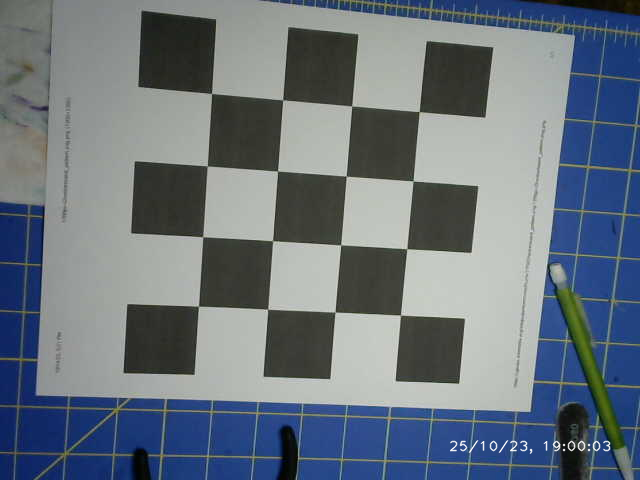
#> input picture lab10/calibration_data/IMG_6051.png, 640 x 480 px; its folder holds 4 pictures in this run
$ python calibrate_camera.py
#> lines starting #> are read from the running program, lines starting #| are printed output that depends on the picture
import numpy as np
import cv2 as cv
import glob

#settings for custom photos
pattern_x = 4
pattern_y = 4

#set termination criteria
criteria = (cv.TERM_CRITERIA_EPS + cv.TERM_CRITERIA_MAX_ITER, 30, 0.001)

#prepare 10x7 grid points
objp = np.zeros((pattern_y*pattern_x,3), np.float32)
objp[:,:2] = np.mgrid[0:pattern_x,0:pattern_y].T.reshape(-1,2)

#arrays to store points from all images
objpoints = []
imgpoints = []

#find image names
images = glob.glob('calibration_data/*.png')

for iname in images:
    img = cv.imread(iname)
#> img is the input picture: shape (480, 640, 3); mean B, G, R 125.8, 115.7, 105.3
    gray_img = cv.cvtColor(img, cv.COLOR_BGR2GRAY)
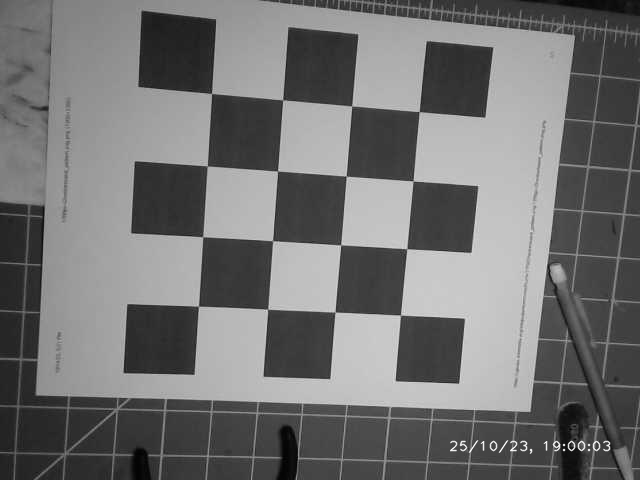
#> gray_img: shape (480, 640); min 1, max 255, mean 113.8

    #find corners
    ret, corners = cv.findChessboardCorners(gray_img,(pattern_x,pattern_y), None)
#> ret = True; corners = 16 rows, first 8: [211.5, 93.44], [282.9, 100.1], [351.7, 105.9], [419.2, 111.5], [207.3, 166.3], [277.6, 171], [346.1, 176.2], [413, 180.9]

    #add points to object points
    if ret == True:
        objpoints.append(objp)

        corners2 = cv.cornerSubPix(gray_img, corners,(11,11), (-1,-1), criteria)
#> corners2 = 16 rows, first 8: [211.6, 93.48], [282.7, 99.89], [351.7, 105.9], [419.2, 111.6], [207.2, 165.9], [277.5, 171.1], [346.2, 176.2], [413.1, 181]
        imgpoints.append(corners2)
#> pass 2 of the loop `for iname in images:`:
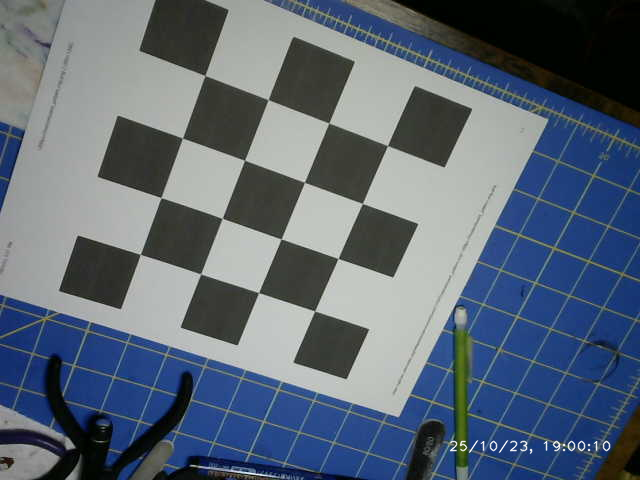
#> input picture lab10/calibration_data/IMG_6052.png, 640 x 480 px
#> img is the input picture: shape (480, 640, 3); mean B, G, R 117.6, 103.5, 91.5
#> `gray_img = cv.cvtColor(img, cv.COLOR_BGR2GRAY)`:
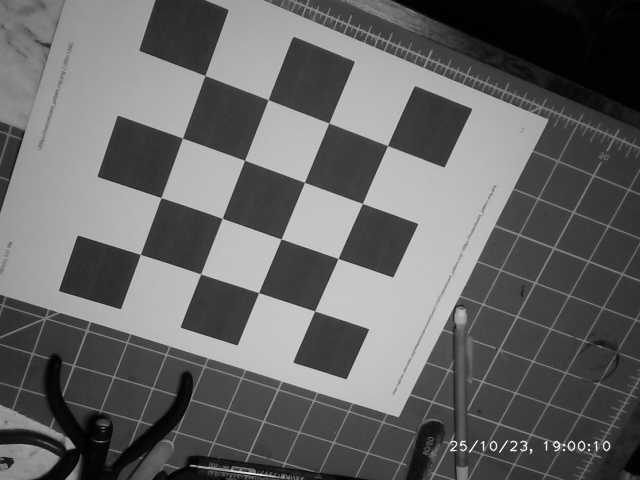
#> gray_img: shape (480, 640); min 0, max 255, mean 101.6
#> corners = 16 rows, first 8: [204.9, 75.5], [268.3, 99.67], [328.7, 122.9], [387.5, 145.7], [182.3, 138.1], [244.6, 160.4], [304.4, 181.9], [362.4, 203.5]
#> corners2 = 16 rows, first 8: [204.8, 75.5], [268.2, 99.6], [328.7, 123], [387.5, 145.6], [182.4, 138.2], [244.5, 160.3], [304.5, 182.3], [362.4, 203.4]
#> pass 3 of the loop `for iname in images:`:
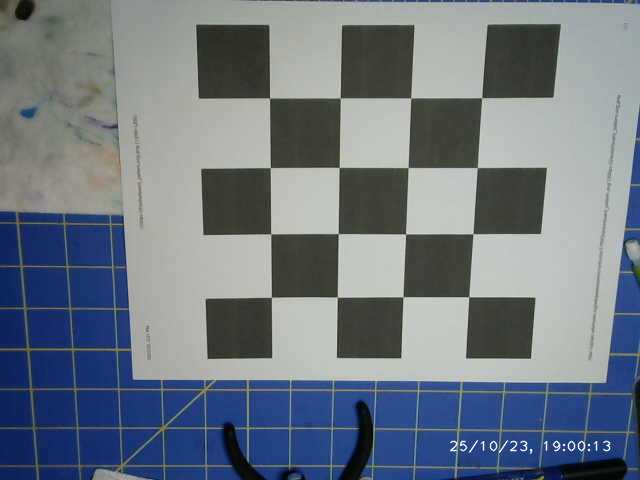
#> input picture lab10/calibration_data/IMG_6053.png, 640 x 480 px
#> img is the input picture: shape (480, 640, 3); mean B, G, R 130.4, 119.6, 110.6
#> `gray_img = cv.cvtColor(img, cv.COLOR_BGR2GRAY)`:
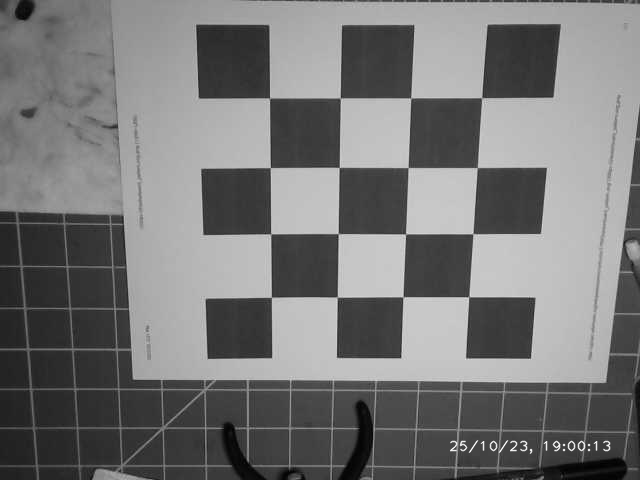
#> gray_img: shape (480, 640); min 1, max 255, mean 118.2
#> corners = 16 rows, first 8: [269.6, 98.28], [340.2, 98.05], [410.8, 97.98], [481.6, 97.8], [270.4, 167.6], [339.2, 167.5], [408.2, 167.5], [477.4, 167.6]
#> corners2 = 16 rows, first 8: [269.5, 97.99], [340.2, 97.96], [410.7, 97.91], [481.7, 97.68], [270.3, 167.7], [339.2, 167.4], [408, 167.6], [477.3, 167.6]
#> the loop made 4 passes; the first 3 are shown

        #draw and display corners
        #cv.drawChessboardCorners(img,(pattern_x,pattern_y), corners2,ret)
        #cv.imshow('img',img)
        #cv.waitKey(200)

#determine calibration values
ret, mtx, dist, rvecs, tvecs = cv.calibrateCamera(objpoints, imgpoints,gray_img.shape[::-1], None, None)

print("camera matrix")
print(mtx)
print("distortion coefficients")
print(dist)
# [4 lines of commented-out code are left out]
np.save("calibration_matrix", mtx)
np.save("distortion_coefficients", dist)
#undistortion


#reference image for custom implementation
#image = cv.imread('calibration_data2/IMG_6063.png')
#h,w = image.shape[:2]
#newcameramtx, roi = cv.getOptimalNewCameraMatrix(mtx,dist,(w,h),1,(w,h))

#undistort
#un_dist = cv.undistort(image,mtx,dist,None,newcameramtx)
